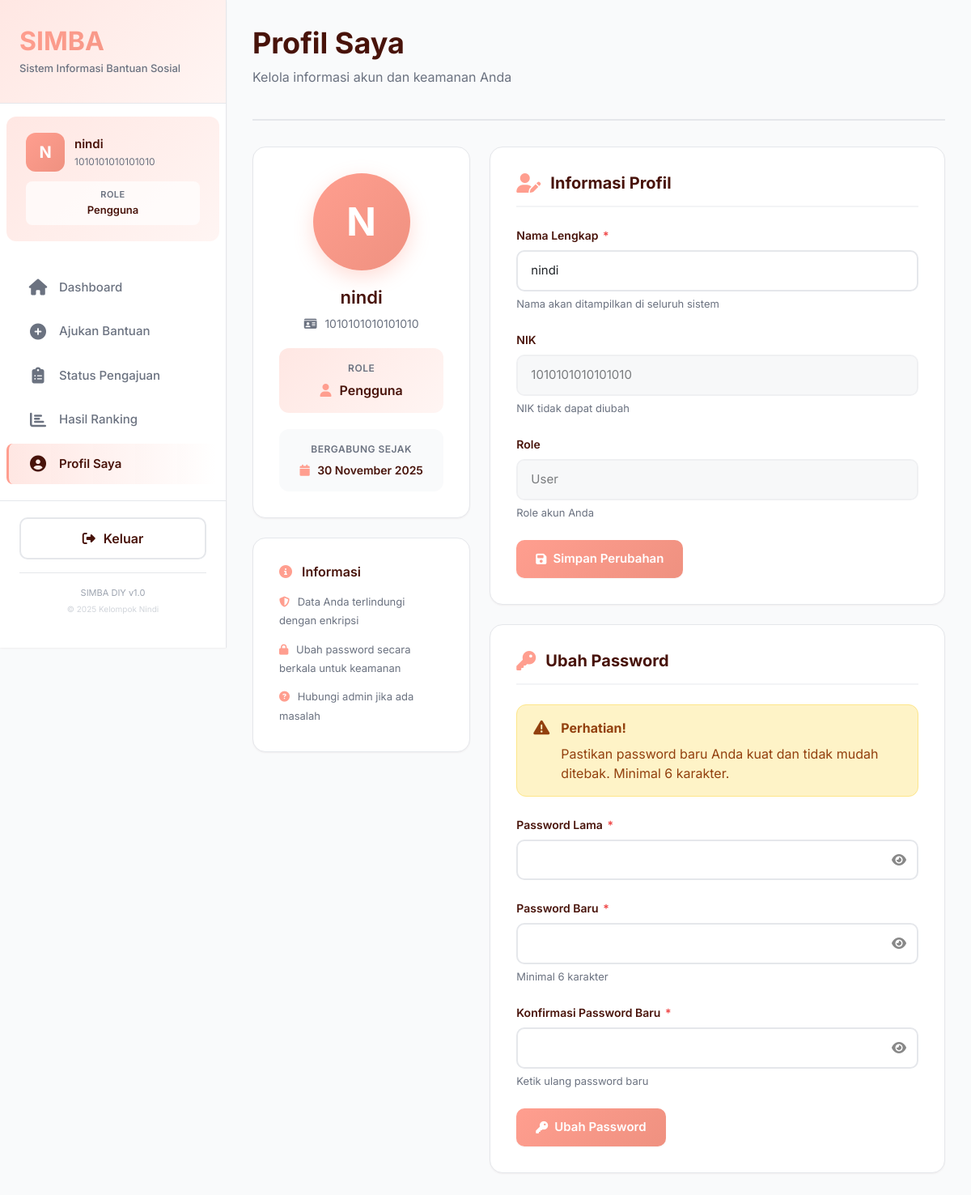
The page /user/profile.php (signed in) on the database its author committed.
### tables this page shows
CREATE TABLE `user` (
  `id` int(11) NOT NULL,
  `nama` varchar(255) NOT NULL COMMENT 'Nama lengkap pengguna',
  `nik` char(16) NOT NULL COMMENT 'NIK 16 digit',
  `password` varchar(255) NOT NULL COMMENT 'Password terenkripsi',
  `role` enum('admin','user') NOT NULL DEFAULT 'user' COMMENT 'Role pengguna',
  `created_at` timestamp NOT NULL DEFAULT current_timestamp() COMMENT 'Tanggal registrasi'
);

### user/profile.php (the view, shortened to what this page needs)
<!DOCTYPE html>
<html lang="id">
<head>
    <link rel="stylesheet" href="https://cdnjs.cloudflare.com/ajax/libs/font-awesome/6.5.2/css/all.min.css">
    <link href="https://cdn.jsdelivr.net/npm/bootstrap@5.3.5/dist/css/bootstrap.min.css" rel="stylesheet">
    <link rel="stylesheet" href="../css/style.css">
</head>
<body>
    <div class="dashboard-wrapper">
        <?php include('../templates/user_sidebar.php'); ?>
        <div class="main-content">
            <div class="page-header">
                <h1 class="page-title">Profil Saya</h1>
                <p class="page-subtitle">Kelola informasi akun dan keamanan Anda</p>
            </div>
            <div class="row g-4">
                <div class="col-lg-4">
                    <div class="form-card">
                        <div style="text-align: center;">
                            <div style="width: 120px; height: 120px; background: linear-gradient(135deg, var(--color-primary) 0%, var(--color-btn-bg) 100%); border-radius: 50%; display: flex; align-items: center; justify-content: center; margin: 0 auto 20px; color: white; font-size: 48px; font-weight: 700; box-shadow: 0 8px 24px rgba(255, 142, 123, 0.3);">
                                <?php echo strtoupper(substr($userData['nama'], 0, 1)); ?>
                            </div>
                            <h3 style="font-size: 22px; font-weight: 600; margin-bottom: 8px; color: var(--color-text);">
                                <?php echo htmlspecialchars($userData['nama']); ?>
                            </h3>
                            <p style="font-size: 14px; color: #6b7280; margin-bottom: 20px;">
                                <i class="fas fa-id-card" style="margin-right: 6px;"></i>
                                <?php echo htmlspecialchars($userData['nik']); ?>
                            </p>
                            <div style="background: linear-gradient(135deg, var(--color-secondary) 0%, var(--color-background) 100%); padding: 16px; border-radius: 12px; margin-bottom: 20px;">
                                <div style="font-size: 12px; color: #6b7280; margin-bottom: 6px; text-transform: uppercase; letter-spacing: 0.5px; font-weight: 600;">Role</div>
                                <div style="font-size: 16px; font-weight: 600; color: var(--color-text);">
                                    <i class="fas fa-user" style="color: var(--color-primary); margin-right: 6px;"></i>
                                    <?php
                                    $query = "SELECT * FROM user WHERE id = " . intval($id_user);
                                    $result = $connection->query($query);
                                    $userData = $result->fetch_assoc();
                                    if ($userData['role'] == "user") {
                                        echo "Pengguna";
                                    } else {
                                        echo ucfirst($userData['role']);
                                    }
                                    ?>
                                </div>
                            </div>
                            <div style="background-color: #f9fafb; padding: 16px; border-radius: 12px;">
                                <div style="font-size: 12px; color: #6b7280; margin-bottom: 6px; text-transform: uppercase; letter-spacing: 0.5px; font-weight: 600;">Bergabung Sejak</div>
                                <div style="font-size: 14px; font-weight: 600; color: var(--color-text);">
                                    <i class="fas fa-calendar" style="color: var(--color-primary); margin-right: 6px;"></i>
                                    <?php
                                    $timestamp = strtotime($userData['created_at']);
                                    if ($timestamp === false || $timestamp <= 0) {
                                        echo "Tidak tersedia";
                                    } else {
                                        echo date('d F Y', $timestamp);
                                    }
                                    ?>
                                </div>
                            </div>
                        </div>
                    </div>
                    <div class="form-card">
                        <h4 style="font-size: 16px; font-weight: 600; margin-bottom: 16px; color: var(--color-text);">
                            <i class="fas fa-info-circle" style="color: var(--color-primary); margin-right: 8px;"></i>
                            Informasi
                        </h4>
                        <div style="font-size: 13px; color: #6b7280; line-height: 1.8;">
                            <p style="margin-bottom: 12px;">
                                <i class="fas fa-shield-alt" style="color: var(--color-primary); margin-right: 6px;"></i>
                                Data Anda terlindungi dengan enkripsi
                            </p>
                            <p style="margin-bottom: 12px;">
                                <i class="fas fa-lock" style="color: var(--color-primary); margin-right: 6px;"></i>
                                Ubah password secara berkala untuk keamanan
                            </p>
                            <p style="margin: 0;">
                                <i class="fas fa-question-circle" style="color: var(--color-primary); margin-right: 6px;"></i>
                                Hubungi admin jika ada masalah
                            </p>
                        </div>
                    </div>
                </div>
                <div class="col-lg-8">
                    <div class="form-card">
                        <h2 class="form-section-title">
                            <i class="fas fa-user-edit"></i> Informasi Profil
                        </h2>
                        <form method="POST">
                            <div class="form-group">
                                <label class="form-label">Nama Lengkap <span class="required">*</span></label>
                                <input type="text" name="nama" class="form-control" value="<?php echo htmlspecialchars($userData['nama']); ?>" required>
                                <small class="form-text">Nama akan ditampilkan di seluruh sistem</small>
                            </div>
                            <div class="form-group">
                                <label class="form-label">NIK</label>
                                <input type="text" class="form-control" value="<?php echo htmlspecialchars($userData['nik']); ?>" disabled>
                                <small class="form-text">NIK tidak dapat diubah</small>
                            </div>
                            <div class="form-group">
                                <label class="form-label">Role</label>
                                <input type="text" class="form-control" value="<?php echo ucfirst($userData['role']); ?>" disabled>
                                <small class="form-text">Role akun Anda</small>
                            </div>
                            <button type="submit" name="update_profile" class="btn btn-primary">
                                <i class="fas fa-save"></i> Simpan Perubahan
                            </button>
                        </form>
                    </div>
                    <div class="form-card">
                        <h2 class="form-section-title">
                            <i class="fas fa-key"></i> Ubah Password
                        </h2>
                        <div class="alert alert-warning">
                            <i class="fas fa-exclamation-triangle"></i>
                            <div>
                                <strong>Perhatian!</strong>
                                <p style="margin: 8px 0 0 0;">Pastikan password baru Anda kuat dan tidak mudah ditebak. Minimal 6 karakter.</p>
                            </div>
                        </div>
                        <form method="POST">
                            <div class="form-group">
                                <label class="form-label">Password Lama <span class="required">*</span></label>
                                <div class="password-wrapper">
                                    <input type="password" name="current_password" id="current_password" class="form-control" required>
                                    <i class="fa-solid fa-eye" onclick="togglePassword('current_password')"></i>
                                </div>
                            </div>
                            <div class="form-group">
                                <label class="form-label">Password Baru <span class="required">*</span></label>
                                <div class="password-wrapper">
                                    <input type="password" name="new_password" id="new_password" class="form-control" minlength="6" required>
                                    <i class="fa-solid fa-eye" onclick="togglePassword('new_password')"></i>
                                </div>
                                <small class="form-text">Minimal 6 karakter</small>
                            </div>
                            <div class="form-group">
                                <label class="form-label">Konfirmasi Password Baru <span class="required">*</span></label>
                                <div class="password-wrapper">
                                    <input type="password" name="confirm_password" id="confirm_password" class="form-control" minlength="6" required>
                                    <i class="fa-solid fa-eye" onclick="togglePassword('confirm_password')"></i>
                                </div>
                                <small class="form-text">Ketik ulang password baru</small>
                            </div>
                            <button type="submit" name="change_password" class="btn btn-primary">
                                <i class="fas fa-key"></i> Ubah Password
                            </button>
                        </form>
                    </div>
                </div>
            </div>
        </div>
    </div>
</body>
</html>

### templates/user_sidebar.php
<?php
$current_page = basename($_SERVER['PHP_SELF']);
$connection = getConnection();
$id_user = $_SESSION['id'];
$userData = $connection->query("SELECT nama, nik FROM user WHERE id = '$id_user'")->fetch_assoc();
?>
<div class="sidebar">
    <div class="sidebar-logo">
        <h2>SIMBA</h2>
        <p style="font-size: 13px; color: #6b7280; margin: 5px 0 0 0; font-weight: 500;">Sistem Informasi Bantuan Sosial</p>
    </div>
    <div style="padding: 20px 24px; background: linear-gradient(135deg, var(--color-secondary) 0%, var(--color-background) 100%); margin: 16px 8px; border-radius: 12px;">
        <div style="display: flex; align-items: center; gap: 12px; margin-bottom: 12px;">
            <div style="width: 48px; height: 48px; background: linear-gradient(135deg, var(--color-primary) 0%, var(--color-btn-bg) 100%); border-radius: 12px; display: flex; align-items: center; justify-content: center; color: white; font-size: 20px; font-weight: 700; flex-shrink: 0;">
                <?php echo strtoupper(substr($userData['nama'], 0, 1)); ?>
            </div>
            <div style="flex: 1; min-width: 0;">
                <div style="font-size: 15px; font-weight: 600; color: var(--color-text); margin-bottom: 2px; white-space: nowrap; overflow: hidden; text-overflow: ellipsis;">
                    <?php echo htmlspecialchars($userData['nama']); ?>
                </div>
                <div style="font-size: 12px; color: #6b7280;">
                    <?php echo htmlspecialchars($userData['nik']); ?>
                </div>
            </div>
        </div>
        <div style="padding: 8px 12px; background-color: rgba(255, 255, 255, 0.7); border-radius: 8px; text-align: center;">
            <div style="font-size: 11px; color: #6b7280; text-transform: uppercase; letter-spacing: 0.5px; font-weight: 600; margin-bottom: 2px;">Role</div>
            <div style="font-size: 13px; font-weight: 600; color: var(--color-text);">Pengguna</div>
        </div>
    </div>
    <ul class="sidebar-menu">
        <li>
            <a href="index.php" class="<?php echo $current_page == 'index.php' ? 'active' : ''; ?>">
                <i class="fas fa-home"></i>
                <span>Dashboard</span>
            </a>
        </li>
        <li>
            <a href="apply.php" class="<?php echo $current_page == 'apply.php' ? 'active' : ''; ?>">
                <i class="fas fa-plus-circle"></i>
                <span>Ajukan Bantuan</span>
            </a>
        </li>
        <li>
            <a href="submission_status.php" class="<?php echo $current_page == 'submission_status.php' ? 'active' : ''; ?>">
                <i class="fas fa-clipboard-list"></i>
                <span>Status Pengajuan</span>
            </a>
        </li>
        <li>
            <a href="ranking.php" class="<?php echo $current_page == 'ranking.php' ? 'active' : ''; ?>">
                <i class="fas fa-chart-bar"></i>
                <span>Hasil Ranking</span>
            </a>
        </li>
        <li>
            <a href="profile.php" class="<?php echo $current_page == 'profile.php' ? 'active' : ''; ?>">
                <i class="fas fa-user-circle"></i>
                <span>Profil Saya</span>
            </a>
        </li>
    </ul>
    <div class="sidebar-footer">
        <form action="../auth/logout.php" method="POST" style="margin: 0;">
            <button type="submit" class="btn-logout">
                <i class="fas fa-sign-out-alt"></i>
                <span>Keluar</span>
            </button>
        </form>
        <div style="margin-top: 16px; padding-top: 16px; border-top: 1px solid #e5e7eb; text-align: center;">
            <p style="font-size: 11px; color: #9ca3af; margin: 0;">SIMBA DIY v1.0</p>
            <p style="font-size: 10px; color: #d1d5db; margin: 4px 0 0 0;">© 2025 Kelompok Nindi</p>
        </div>
    </div>
</div>

### rows shown on the page
user: nama "N", nama "nindi", nik "1010101010101010", created_at "30 November 2025", role "User"
